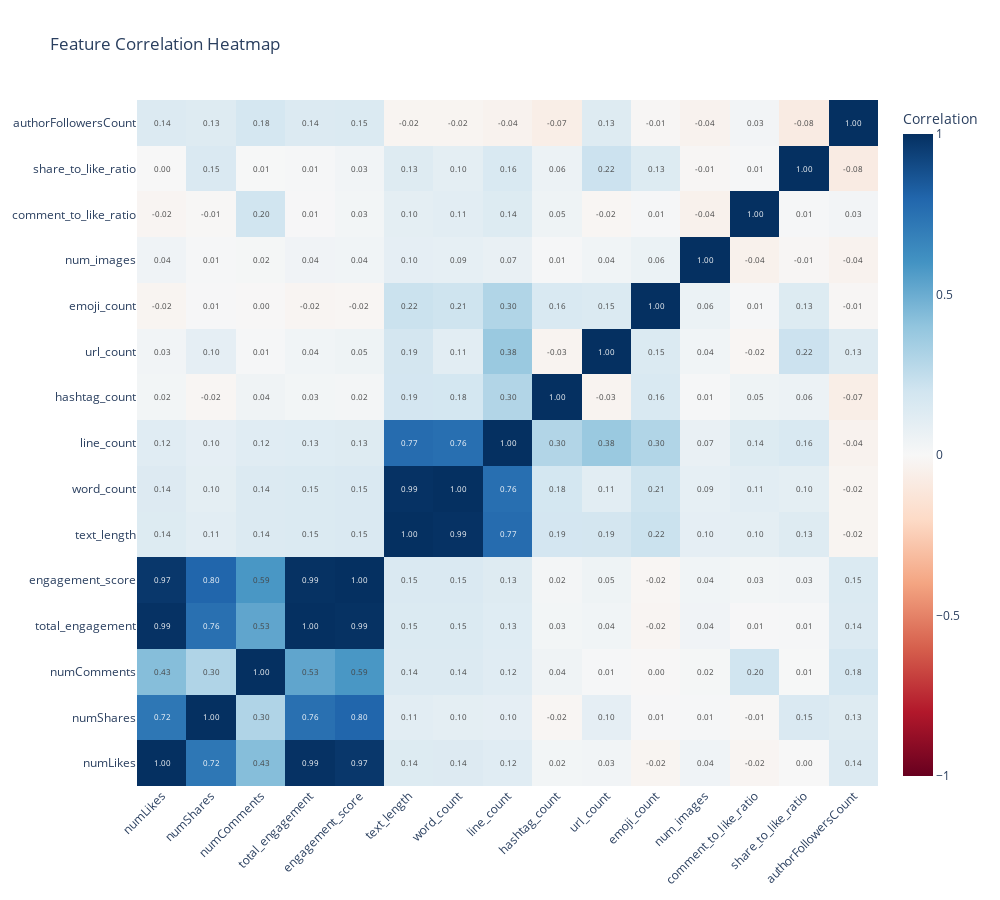

Notebook code for this chart:
### Markdown cell above
## 4. Correlation Analysis

### 4.1 Correlation Heatmap

### Code cell
# Select numeric features for correlation
corr_features = [
    'numLikes', 'numShares', 'numComments', 'total_engagement', 'engagement_score',
    'text_length', 'word_count', 'line_count', 'hashtag_count', 'url_count', 'emoji_count',
    'num_images', 'comment_to_like_ratio', 'share_to_like_ratio'
]

# Add follower count if available
if df['authorFollowersCount'].notna().sum() > 100:
    corr_features.append('authorFollowersCount')

# Calculate correlation matrix
corr_matrix = df[corr_features].corr()

# Create interactive heatmap
fig = go.Figure(data=go.Heatmap(
    z=corr_matrix.values,
    x=corr_matrix.columns,
    y=corr_matrix.columns,
    colorscale='RdBu',
    zmid=0,
    text=corr_matrix.values,
    texttemplate='%{text:.2f}',
    textfont={"size": 8},
    colorbar=dict(title="Correlation")
))

fig.update_layout(
    title='Feature Correlation Heatmap',
    width=1000,
    height=900,
    xaxis_tickangle=-45
)

fig.show()
fig.write_html('../output/figures/correlation_heatmap.html')

# Save correlation matrix
corr_matrix.to_csv('../output/tables/correlation_matrix.csv')

### Figure 1 — Plotly figure (JSON) as saved in the notebook; plotly's stock layout.template omitted (floating-point values rounded to 4 significant figures; data arrays with more than 128 entries replaced by an {"elided": "..."} marker saying what was removed)
{"data": [{"colorbar": {"title": {"text": "Correlation"}}, "colorscale": [[0, "rgb(103,0,31)"], [0.1, "rgb(178,24,43)"], [0.2, "rgb(214,96,77)"], [0.3, "rgb(244,165,130)"], [0.4, "rgb(253,219,199)"], [0.5, "rgb(247,247,247)"], [0.6, "rgb(209,229,240)"], [0.7, "rgb(146,197,222)"], [0.8, "rgb(67,147,195)"], [0.9, "rgb(33,102,172)"], [1, "rgb(5,48,97)"]], "text": {"elided": "15x15 float values"}, "textfont": {"size": 8}, "texttemplate": "%{text:.2f}", "type": "heatmap", "x": ["numLikes", "numShares", "numComments", "total_engagement", "engagement_score", "text_length", "word_count", "line_count", "hashtag_count", "url_count", "emoji_count", "num_images", "comment_to_like_ratio", "share_to_like_ratio", "authorFollowersCount"], "y": ["numLikes", "numShares", "numComments", "total_engagement", "engagement_score", "text_length", "word_count", "line_count", "hashtag_count", "url_count", "emoji_count", "num_images", "comment_to_like_ratio", "share_to_like_ratio", "authorFollowersCount"], "z": {"elided": "15x15 float values"}, "zmid": 0}], "layout": {"height": 900, "title": {"text": "Feature Correlation Heatmap"}, "width": 1000, "xaxis": {"tickangle": -45}}}
